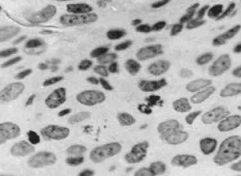
#> input picture images/cellules.png, 241 x 176 px
$ python histogramme.py
#> lines starting #> are read from the running program, lines starting #| are printed output that depends on the picture
import cv2 as cv
import numpy as np
import matplotlib.pyplot as plt

'''

cellules = cv.imread('../images/cellules.png',0)

print(cellules.shape) # < dimension of the image

#height = img.shape[0]   # ici 176
#width = img.shape[1]    # ici 241
##channels = img.shape[2] # par defaut 3


'''

#print(histogramCumulFromImage(cellules))
#print(histogramFromImage(cellules))

def histogramFromImage(image):
    histograme = np.zeros(256, dtype=int)

    for w in image:
        for h in w:
            histograme[h] = histograme[h] + 1

    #print(histograme[65])
    return histograme

def histogramCumulFromImage(image):
    histograme = histogramFromImage(image)
    valeurActuel = 0
    idx = 0

    for item in histograme:
        valeurActuel = valeurActuel + histograme[idx]
        histograme[idx] = valeurActuel
        idx += 1

    return histograme


###############################
###############################
###############################

cellules=cv.imread("../images/cellules.png",0)
#> cellules is the input picture: shape (176, 241); min 23, max 240, mean 176.9
#print(cellules.shape)

histCellules=histogramFromImage(cellules)
#> after the loop in histogramFromImage, `for w in image:`: histograme = 256 values, max 1125 at index 209, min 0 at index 0, mean 165.7
#> histCellules has the same summary as histograme in histogramFromImage
histCumCellules=histogramCumulFromImage(cellules)
#> the loop in histogramCumulFromImage, `for item in histograme:` made 256 passes
#> (item, valeurActuel) on passes 2 to 4: (0, 0), (0, 0), (0, 0)
#> after the loop in histogramCumulFromImage, `for item in histograme:`: histograme = 256 values from 0 to 42416; idx = 256; valeurActuel = 42416
#> histCumCellules = 256 values from 0 to 42416

plt.figure('Cellules')
NdG=np.linspace(0,255,256)
plt.subplot(1,4,1)
plt.imshow(cellules,cmap='gray')
plt.subplot(1,4,2)
plt.plot(NdG,histCellules,color='b',label='histogramme')
plt.xlabel('Niveau de gris')
plt.ylabel('Nombre de pixels')
plt.title('histogramme de Cellules')
#plt.plot(NdG,histCumCellules,color='r',label='histogramme cumulé')
'''
plt.plot(NdG,histCumCellules,color='b',label='histogramme2')
plt.xlabel('Niveau de gris')
plt.ylabel('Nombre de pixels')
plt.title('histogramme de Cellules')
'''

###############################
###############################
###############################

irm = cv.imread("../images/irmCerveau.png",0)
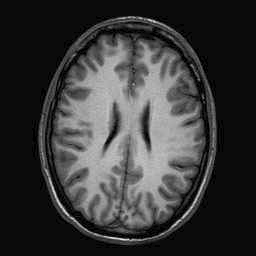
#> input picture images/irmCerveau.png, 256 x 256 px
#> irm is the input picture: shape (256, 256); min 0, max 230, mean 57
histIRM=histogramCumulFromImage(irm)
#> the loop in histogramCumulFromImage (call 2), `for item in histograme:` made 256 passes
#> (item, valeurActuel) on passes 1 to 3: (1862, 1862), (0, 1862), (0, 1862)
#> histIRM = 256 values from 1862 to 65536
#histCumIRM=histogrammeCumule(histIRM)

plt.figure('irmCerveau')
NdG=np.linspace(0,255,256)
plt.subplot(1,3,1)
plt.imshow(irm,cmap='gray')
plt.subplot(1,3,3)
plt.plot(NdG,histIRM,color='b',label='histogramFromImage')
#plt.gca().twinx().plot(NdG,histCumIRM,color='r',label='histogramme cumulé') # twinx : pour avoir 2 échelles différentes
plt.xlabel('Niveau de gris')
plt.ylabel('Nombre de pixels')
plt.legend()
plt.title('histogrammes de irmCerveau')

###############################
###############################
###############################


plt.show()
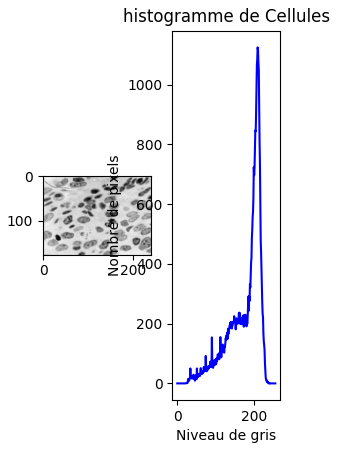
#> figure drawn by matplotlib, 2 panels; panel 2: curve peaks at x = 209, y = 1125
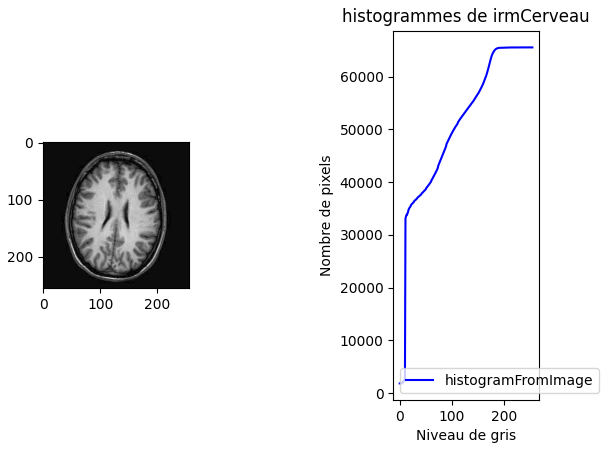
#> figure drawn by matplotlib, 2 panels; panel 2: curve peaks at x = 230, y = 65536
